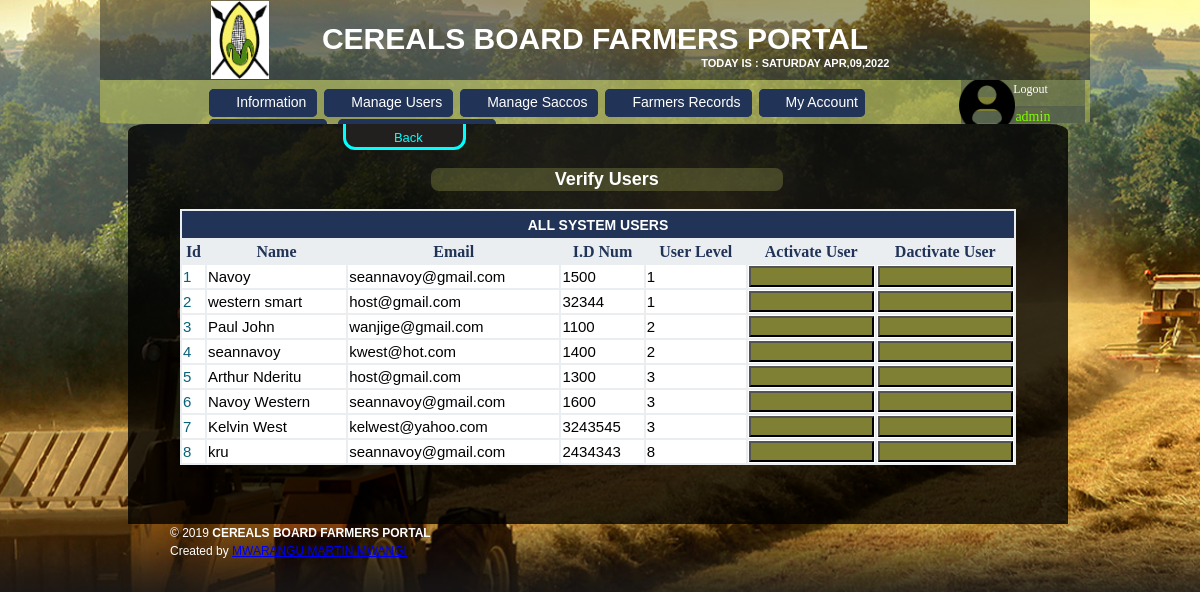
Page /manageverify.php (signed in) on the committed database.
### tables this page shows
CREATE TABLE IF NOT EXISTS `users` (
  `id` int(20) NOT NULL AUTO_INCREMENT,
  `name` text NOT NULL,
  `id_num` varchar(50) NOT NULL,
  `phone` varchar(50) NOT NULL,
  `email` varchar(50) NOT NULL,
  `residence` varchar(50) NOT NULL,
  `gender` varchar(10) NOT NULL,
  `farmno` varchar(20) NOT NULL,
  `farmlocation` varchar(20) NOT NULL,
  `sacco` text NOT NULL,
  `username` varchar(30) NOT NULL,
  `pass` varchar(300) NOT NULL,
  `user_level` int(2) NOT NULL DEFAULT '2',
  `active` varchar(11) DEFAULT '1',
  PRIMARY KEY (`id`)
);

### manageverify.php (the view, shortened to what this page needs)
<?php
include("header1.php");
?>
<div id="content">
<a href="manage.php" style=" margin-left: 21%; padding-left: 8px; text-decoration: none; background: #22201e;
															    color: aqua;padding-top: 13px;margin-top: -11px;text-align: center;margin-right: 4%;
															font-size: 13px;border: solid;border-radius: 12px;float: left;width: 14%;"><span></span>Back </a>
<h3 style="width: 40%; margin-left: 31%;background: rgba(142, 147, 76, 0.36); margin-top: 5%;">Verify Users</h3>
			<br>
<table style="border-color: #3d9db3;margin: auto;width: 95%;font-size: 15px;text-align:center;background: #ebeef1; "border="0">
 <form action="" method="POST">
<tr class="tr1"><td colspan="9"><p>All System Users</p></td></tr>
	<tr style="height: 23px;
    font-size: 16px;
    font-family: serif;
    text-transform: capitalize;
    text-align: center;
   /* background:#ffffff;*/
    color: #213458;
    font-weight: bold;">
		<td>id</td>
		<td>name</td>
		<td>email</td>
		<td>I.D num</td>
		<td>User level</td>
		<td>Activate User</td>
		<td>Dactivate User</td>
	</tr>
<?php
$get_all=mysql_query("SELECT * FROM users WHERE name !='1' Order BY user_level asc")or die (mysql_error());
$all_count=mysql_num_rows($get_all);
$x=1;
for($h=0;$h<$all_count;$h++)
	 {
	 $f_name=mysql_result($get_all,$h,'name');
	 $email=mysql_result($get_all,$h,'email');
	 $id_num=mysql_result($get_all,$h,'id_num');
	 $id=mysql_result($get_all,$h,'id');
	 $user_level=mysql_result($get_all,$h,'user_level');
?>
	<tr	style="background: white;color:black;text-align: left;">
		<td style="background: white;color: #086277;"><?php echo $x;?></td>
		<td><?php echo $f_name;?></td>
		<td><?php echo $email; ?></td>
		<td><?php echo $id_num; ?></td>
		<td><?php echo $user_level; ?></td>
		<td><input type="submit" name="update" value="<?php echo $id; ?>" style="background: rgb(128, 128, 53);color: rgb(128, 128, 53);width: 100%;"></td>
		<td><input type="submit" name="submit" value="<?php echo $id; ?>" style="background: rgb(128, 128, 53);color: rgb(128, 128, 53);width: 100%;"></td>
	</tr>
<?php  $x++; } ?>
</form>
</table>
			<br><br>
</div>
<?php include("footer.php");?>

### style.css (style rules this page uses)
body { margin: 0; padding: 0; line-height: 1.5em; font-family: Arial, Helvetica, sans-serif; font-size: 12px; color: #fff; height: 100%; width: 100%; background: url(images/main-bg.jpg) no-repeat center center fixed; background-size: cover; background-position: center; -moz-background-size: cover; -webkit-background-size: cover; background-size: cover; }
* { box-sizing: border-box; }
body { font-family: Verdana, sans-serif; }
p { margin: 0px; padding: 0px; }
h3 { margin: 0; padding: 2px 0; font-size: 18px; font-weight: normal; color: #000000; text-align: center; background: rgb(128, 128, 53); height: 23px; border-radius: 8px; color: White; font-weight: bold; margin-top:2%; }
#content { clear: both; width: 940px; padding: 0 30px; Margin-LEFT: 28px; background: rgba(0, 0, 0, 0.8); overflow: hidden; min-height: 100%; }
#content { min-height: 400px; border-top-right-radius: 2%; border-top-left-radius: 2%; }
.tr1 { color: white; background: #213458; text-transform: uppercase; font-weight: bold; font-size: 14px; height: 27px; }

### rows in the picture
users: name "Navoy", email "seannavoy@gmail.com", id_num "1500", user_level "1", update "13", submit "13"
users: name "western smart", email "host@gmail.com", id_num "32344", user_level "1", update "17", submit "17"
users: name "Paul John", email "wanjige@gmail.com", id_num "1100", user_level "2", update "2", submit "2"
users: name "seannavoy", email "kwest@hot.com", id_num "1400", user_level "2", update "12", submit "12"
users: name "Arthur Nderitu", email "host@gmail.com", id_num "1300", user_level "3", update "11", submit "11"
users: name "Navoy Western", email "seannavoy@gmail.com", id_num "1600", user_level "3", update "14", submit "14"
users: name "Kelvin West", email "kelwest@yahoo.com", id_num "3243545", user_level "3", update "25", submit "25"
users: name "kru", email "seannavoy@gmail.com", id_num "2434343", user_level "8", update "27", submit "27"

### other values in the picture
$use_name "admin"
